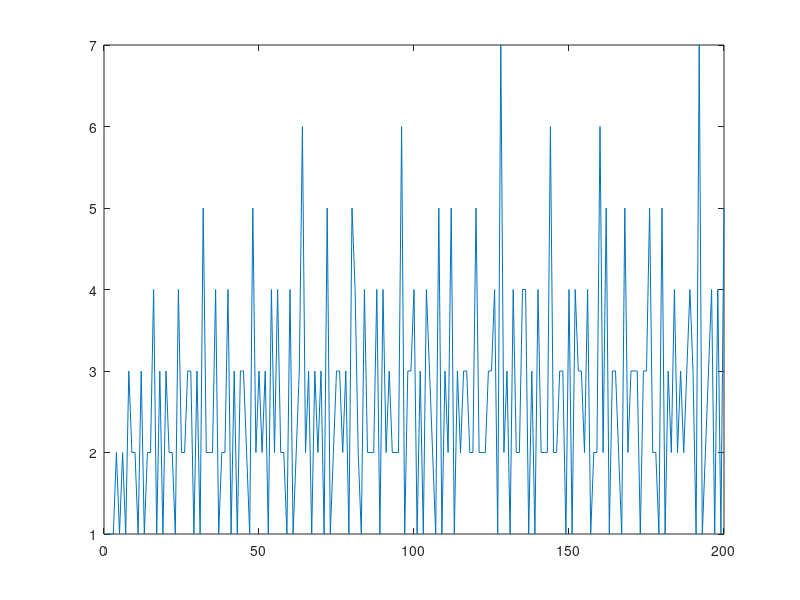

Recreate this plot in MATLAB.
numbers = [];
counts = [];
for a = 1:200
  s = size(factor(a), 2);
  counts = [counts s];
  numbers = [numbers a];
endfor
plot(numbers, counts);